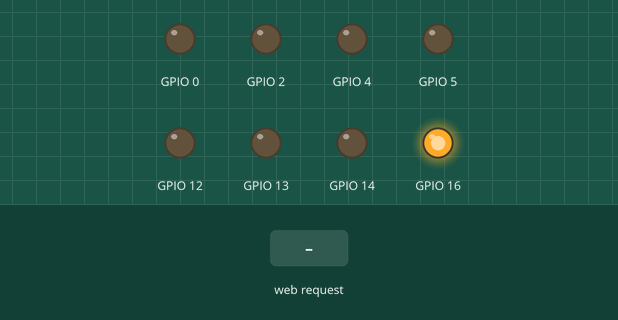
Simulated run of this sketch. Board: ESP8266 (NodeMCU). Shown: output pins drawn as LEDs (lit = HIGH). Inputs (shaded band) come from the test bench. WiFi joins after 1.5 s; servers stay silent unless stated; what the sketch prints to the serial monitor is not drawn.

Above: at 2.7 s.
2.8 s: HTTP request GET /led4_on received
At 3.9 s:
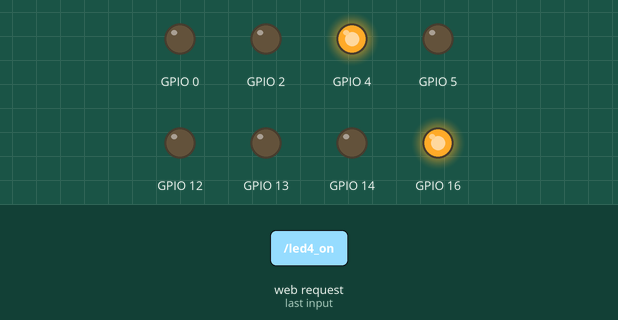
4.3 s: HTTP request GET /led5_on received
At 5.0 s:
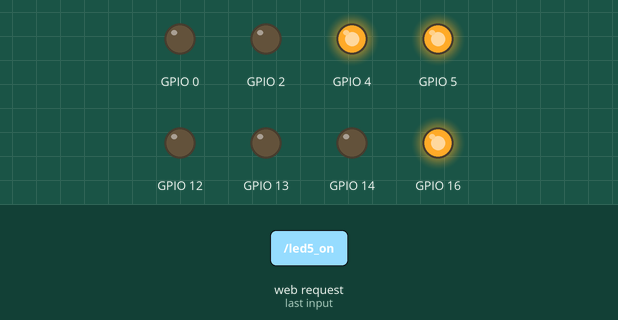
5.8 s: HTTP request GET /led4_off received
At 6.2 s:
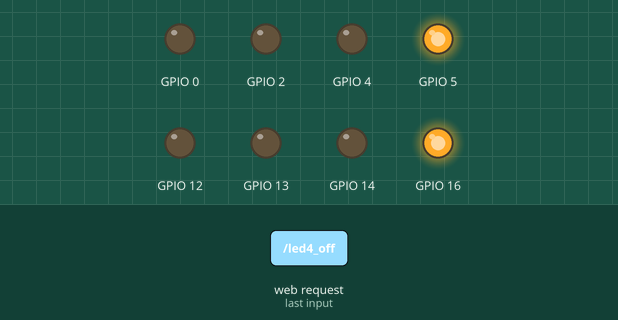
7.3 s: HTTP request GET /led6_on received
At 8.5 s:
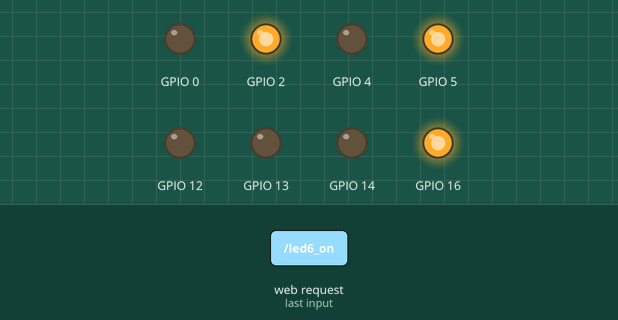
8.8 s: HTTP request GET /led5_off received
At 9.6 s:
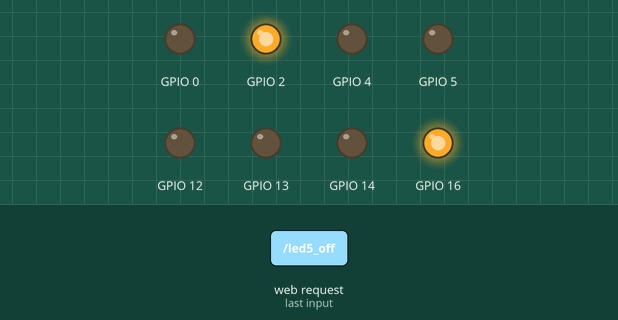
10.3 s: HTTP request GET /led7_on received
At 10.8 s:
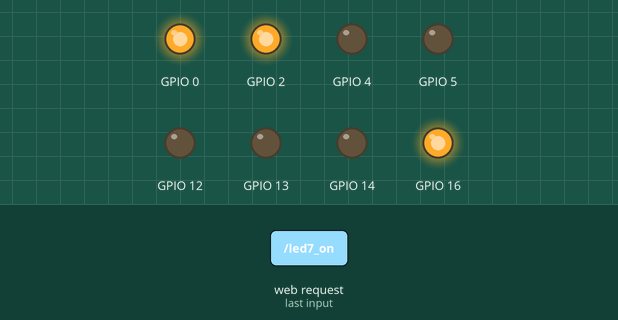
Timing chart, 0 to 12.8 s (numbered marks = the images above; inputs shaded):
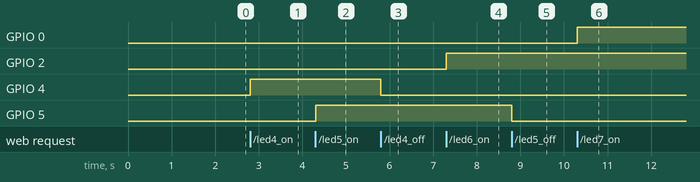

Measured:
- after the input at 2.8 s, GPIO 4: LOW → HIGH at once
- after the input at 4.3 s, GPIO 5: LOW → HIGH at once
- after the input at 5.8 s, GPIO 4: HIGH → LOW at once
- after the input at 7.3 s, GPIO 2: LOW → HIGH at once
- after the input at 8.8 s, GPIO 5: HIGH → LOW at once
- after the input at 10.3 s, GPIO 0: LOW → HIGH at once

The sketch:

webserver.mit.ino
```cpp
// (licence header left out)
#include <ESP8266WiFi.h>

const char* ssid = "rocknet";
const char* password = "ontherocks";

WiFiServer server(80);

void setup() {
  Serial.begin(115200);
  delay(10);

  // prepare GPIO4
  pinMode(4, OUTPUT);
  digitalWrite(4, 0);
  pinMode(5, OUTPUT);
  digitalWrite(5, 0);
  pinMode(0, OUTPUT);
  digitalWrite(0, 0);
  pinMode(2, OUTPUT);
  digitalWrite(2, 0);
  pinMode(14, OUTPUT);
  digitalWrite(14, 0);
  pinMode(12, OUTPUT);
  digitalWrite(12, 0);
  pinMode(13, OUTPUT);
  digitalWrite(13, 0);

  // prepare GPIO16 - O LED vermelho, interno.
  pinMode(16, OUTPUT);
  digitalWrite(16, 1);

  // Connect to WiFi network
  Serial.println();
  Serial.println();
  Serial.print("Connecting to ");
  Serial.println(ssid);

  WiFi.begin(ssid, password);

  while (WiFi.status() != WL_CONNECTED) {
    delay(500);
    Serial.print(".");
  }

  Serial.println("");
  Serial.println("WiFi connected");

  // Start the server
  server.begin();
  Serial.println("Server started");
  Serial.println(WiFi.localIP());
}

void loop() {
  WiFiClient client = server.available();
  if (!client) {
    return;
  }

  Serial.println("new client=waiting");
  while(!client.available()){
    //para avisar a cada requisicao pisca o vermelho (16) como se fosse o HD trabalhando.
    Serial.println("SEM REQUISICAO ->> PISCA LUZ");
    digitalWrite(16, 0);
    delay(1);
    digitalWrite(16, 1);

  }
    Serial.println("new client=sucess");
  String req = client.readStringUntil('\r');
  Serial.println(req);
  client.flush();

  String buf = "";

  buf += "HTTP/1.1 200 OK\r\nContent-Type: text/html\r\n\r\n<!DOCTYPE HTML>\r\n<html>\r\n";
  buf += "<h4> Quirino Web Server (ESP8266 model)</h4>";
  buf += "<p>LED A <a href=\"?function=led4_on\"><button>ON</button></a> <a href=\"?function=led4_off\"><button>OFF</button></a></p>";
  buf += "<p>LED B <a href=\"?function=led5_on\"><button>ON</button></a> <a href=\"?function=led5_off\"><button>OFF</button></a></p>";
  buf += "<p>LED C <a href=\"?function=led6_on\"><button>ON</button></a> <a href=\"?function=led6_off\"><button>OFF</button></a></p>";
  buf += "<p>LED D <a href=\"?function=led7_on\"><button>ON</button></a> <a href=\"?function=led7_off\"><button>OFF</button></a></p>";
  buf += "<p>LED E <a href=\"?function=led8_on\"><button>ON</button></a> <a href=\"?function=led8_off\"><button>OFF</button></a></p>";
  buf += "<p>LED F <a href=\"?function=led9_on\"><button>ON</button></a> <a href=\"?function=led9_off\"><button>OFF</button></a></p>";
  buf += "<p>LED G <a href=\"?function=led10_on\"><button>ON</button></a> <a href=\"?function=led10_off\"><button>OFF</button></a></p>";
  buf += "<p> NOTA <a href=\"?function=led11_on\"><button>ON</button></a> <a href=\"?function=led11_off\"><button>OFF</button></a></p>";


  if (req.indexOf("led4_on") != -1)
    buf += "<table bgcolor=\"#00FF00\"> ";
    else
    if (req.indexOf("led4_off") != -1)
    buf += "<table bgcolor=\"#FF0000\"> ";
    else
    buf += "<table> ";

  buf += "<tr><td> LED4 </td></tr>" ;
  buf += "</table><br>" ;

  if (req.indexOf("led5_on") != -1)
    buf += "<table bgcolor=\"#00FF00\"> ";
    else
    if (req.indexOf("led5_off") != -1)
    buf += "<table bgcolor=\"#FF0000\"> ";
    else
    buf += "<table> ";

  buf += "<tr><td> LED5 </td></tr>" ;
  buf += "</table>" ;

  if (req.indexOf("led6_on") != -1)
    buf += "<table bgcolor=\"#00FF00\"> ";
    else
    if (req.indexOf("led6_off") != -1)
    buf += "<table bgcolor=\"#FF0000\"> ";
    else
    buf += "<table> ";

  buf += "<tr><td> LED6 </td></tr>" ;
  buf += "</table>" ;

  if (req.indexOf("led7_on") != -1)
    buf += "<table bgcolor=\"#00FF00\"> ";
    else
    if (req.indexOf("led7_off") != -1)
    buf += "<table bgcolor=\"#FF0000\"> ";
    else
    buf += "<table> ";

  buf += "<tr><td> LED7 </td></tr>" ;
  buf += "</table>" ;

  if (req.indexOf("led8_on") != -1)
    buf += "<table bgcolor=\"#00FF00\"> ";
    else
    if (req.indexOf("led8_off") != -1)
    buf += "<table bgcolor=\"#FF0000\"> ";
    else
    buf += "<table> ";

  buf += "<tr><td> LED8 </td></tr>" ;
  buf += "</table>" ;

  if (req.indexOf("led9_on") != -1)
    buf += "<table bgcolor=\"#00FF00\"> ";
    else
    if (req.indexOf("led9_off") != -1)
    buf += "<table bgcolor=\"#FF0000\"> ";
    else
    buf += "<table> ";

  buf += "<tr><td> LED9 </td></tr>" ;
  buf += "</table>" ;


  if (req.indexOf("led10_on") != -1)
    buf += "<table bgcolor=\"#00FF00\"> ";
    else
    if (req.indexOf("led10_off") != -1)
    buf += "<table bgcolor=\"#FF0000\"> ";
    else
    buf += "<table> ";

  buf += "<tr><td> LED10 </td></tr>" ;
  buf += "</table>" ;

  if (req.indexOf("led11_on") != -1)
    buf += "<table bgcolor=\"#00FF00\"> ";
    else
    if (req.indexOf("led11_off") != -1)
    buf += "<table bgcolor=\"#FF0000\"> ";
    else
    buf += "<table> ";

  buf += "<tr><td> NOTA </td></tr>" ;
  buf += "</table>" ;

 //########
  buf += "<h4>Criado por Rafael Quirino ®</h4>";
  buf += "</html>\n";

  client.print(buf);
  client.flush();

  if (req.indexOf("led5_on") != -1)
    digitalWrite(5, 1);
  else if (req.indexOf("led5_off") != -1)
    digitalWrite(5, 0);
  else if (req.indexOf("led4_on") != -1)
    digitalWrite(4, 1);
  else if (req.indexOf("led4_off") != -1)
    digitalWrite(4, 0);
  else if (req.indexOf("led6_on") != -1)
    digitalWrite(2, 1);
  else if (req.indexOf("led6_off") != -1)
    digitalWrite(2, 0);
  else if (req.indexOf("led7_on") != -1)
    digitalWrite(0, 1);
  else if (req.indexOf("led7_off") != -1)
    digitalWrite(0, 0);
  else if (req.indexOf("led8_on") != -1)
    digitalWrite(14, 1);
  else if (req.indexOf("led8_off") != -1)
    digitalWrite(14, 0);
  else if (req.indexOf("led9_on") != -1)
    digitalWrite(12, 1);
  else if (req.indexOf("led9_off") != -1)
    digitalWrite(12, 0);
  else if (req.indexOf("led10_on") != -1)
    digitalWrite(13, 1);
  else if (req.indexOf("led10_off") != -1)
    digitalWrite(13, 0);
  else if (req.indexOf("led11_on") != -1)
    escreve(9);
  else if (req.indexOf("led11_off") != -1)
    zeratudo();

  else {
    Serial.println("invalid request:");
    Serial.println(req);
    //client.stop();
  }
  Serial.println("Task Done, connetion closed\n\n");
  client.stop();
}


void escreve(int num){

   switch (num){
    case 9:
          zeratudo();
          digitalWrite(0, 1);
          digitalWrite(2, 1);
          digitalWrite(4, 1);
          digitalWrite(5, 1);
          digitalWrite(12, 1);
          digitalWrite(13, 1);
         break;

    case 2:
         break;

   }

}

void  zeratudo(){
  digitalWrite(0, 0);
  digitalWrite(2, 0);
  digitalWrite(4, 0);
  digitalWrite(5, 0);
  digitalWrite(12, 0);
  digitalWrite(13, 0);
  digitalWrite(14, 0);


  }
```
